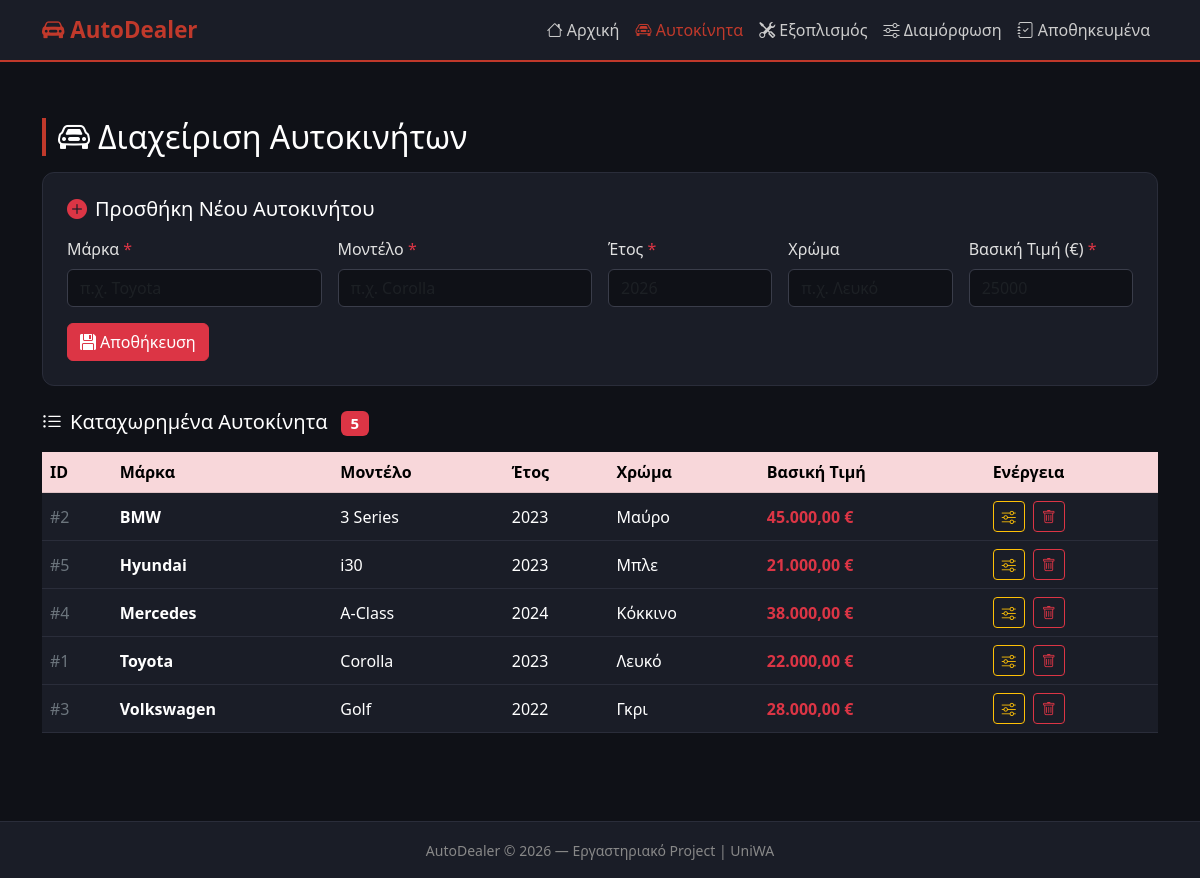
The app's page /cars.php with its own data.
### tables this page shows
CREATE TABLE IF NOT EXISTS cars (
    id          INT AUTO_INCREMENT PRIMARY KEY,
    brand       VARCHAR(50)    NOT NULL,
    model       VARCHAR(50)    NOT NULL,
    year        INT            NOT NULL,
    color       VARCHAR(30),
    base_price  DECIMAL(10,2)  NOT NULL,
    created_at  TIMESTAMP      DEFAULT CURRENT_TIMESTAMP
);

### cars.php (the view, shortened to what this page needs)
<?php
require_once 'db.php';
$cars = $conn->query("SELECT * FROM cars ORDER BY brand, model");
?>
<!DOCTYPE html>
<html lang="el">
<head>
    <link href="https://cdn.jsdelivr.net/npm/bootstrap@5.3.0/dist/css/bootstrap.min.css" rel="stylesheet">
    <link href="https://cdn.jsdelivr.net/npm/bootstrap-icons@1.11.0/font/bootstrap-icons.css" rel="stylesheet">
</head>
<body>
<nav class="navbar navbar-expand-lg navbar-dark">
  <div class="container">
    <a class="navbar-brand" href="index.php"><i class="bi bi-car-front-fill"></i> AutoDealer</a>
    <div class="collapse navbar-collapse" id="nav">
      <ul class="navbar-nav ms-auto">
        <li class="nav-item"><a class="nav-link" href="index.php"><i class="bi bi-house"></i> Αρχική</a></li>
        <li class="nav-item"><a class="nav-link active" href="cars.php"><i class="bi bi-car-front"></i> Αυτοκίνητα</a></li>
        <li class="nav-item"><a class="nav-link" href="equipment.php"><i class="bi bi-tools"></i> Εξοπλισμός</a></li>
        <li class="nav-item"><a class="nav-link" href="configurator.php"><i class="bi bi-sliders"></i> Διαμόρφωση</a></li>
        <li class="nav-item"><a class="nav-link" href="configurations.php"><i class="bi bi-journal-check"></i> Αποθηκευμένα</a></li>
      </ul>
    </div>
  </div>
</nav>
<div class="container py-4">
  <h2 class="section-title"><i class="bi bi-car-front me-2"></i>Διαχείριση Αυτοκινήτων</h2>
  <div class="card-form p-4 mb-4">
    <h5 class="text-white mb-3"><i class="bi bi-plus-circle-fill text-danger me-2"></i>Προσθήκη Νέου Αυτοκινήτου</h5>
    <form method="POST" novalidate>
      <div class="row g-3">
        <div class="col-md-3">
          <label class="form-label">Μάρκα <span class="text-danger">*</span></label>
          <input type="text" class="form-control" name="brand" placeholder="π.χ. Toyota" required>
        </div>
        <div class="col-md-3">
          <label class="form-label">Μοντέλο <span class="text-danger">*</span></label>
          <input type="text" class="form-control" name="model" placeholder="π.χ. Corolla" required>
        </div>
        <div class="col-md-2">
          <label class="form-label">Έτος <span class="text-danger">*</span></label>
          <input type="number" class="form-control" name="year"
                 min="1990" max="<?= date('Y')+1 ?>" placeholder="<?= date('Y') ?>" required>
        </div>
        <div class="col-md-2">
          <label class="form-label">Χρώμα</label>
          <input type="text" class="form-control" name="color" placeholder="π.χ. Λευκό">
        </div>
        <div class="col-md-2">
          <label class="form-label">Βασική Τιμή (€) <span class="text-danger">*</span></label>
          <input type="number" class="form-control" name="base_price"
                 min="1000" step="100" placeholder="25000" required>
        </div>
      </div>
      <div class="mt-3">
        <button type="submit" class="btn btn-danger">
          <i class="bi bi-floppy-fill me-1"></i>Αποθήκευση
        </button>
      </div>
    </form>
  </div>
  <h5 class="text-white mb-3">
    <i class="bi bi-list-ul me-2"></i>Καταχωρημένα Αυτοκίνητα
    <span class="badge bg-danger ms-2"><?= $cars->num_rows ?></span>
  </h5>
  <?php if ($cars->num_rows > 0): ?>
  <div class="table-responsive">
    <table class="table table-dark table-hover align-middle">
      <thead class="table-danger">
        <tr>
          <th>ID</th><th>Μάρκα</th><th>Μοντέλο</th><th>Έτος</th>
          <th>Χρώμα</th><th>Βασική Τιμή</th><th>Ενέργεια</th>
        </tr>
      </thead>
      <tbody>
        <?php while ($car = $cars->fetch_assoc()): ?>
        <tr>
          <td class="text-secondary">#<?= $car['id'] ?></td>
          <td class="fw-bold"><?= htmlspecialchars($car['brand']) ?></td>
          <td><?= htmlspecialchars($car['model']) ?></td>
          <td><?= $car['year'] ?></td>
          <td><?= htmlspecialchars($car['color'] ?: '—') ?></td>
          <td class="text-danger fw-bold"><?= number_format($car['base_price'],2,',','.') ?> €</td>
          <td>
            <a href="configurator.php?car_id=<?= $car['id'] ?>"
               class="btn btn-sm btn-outline-warning me-1" title="Διαμόρφωση">
              <i class="bi bi-sliders"></i>
            </a>
            <a href="cars.php?delete=<?= $car['id'] ?>"
               class="btn btn-sm btn-outline-danger"
               onclick="return confirm('Διαγραφή αυτοκινήτου <?= addslashes($car['brand'].' '.$car['model']) ?>;')"
               title="Διαγραφή">
              <i class="bi bi-trash"></i>
            </a>
          </td>
        </tr>
        <?php endwhile; ?>
      </tbody>
    </table>
  </div>
  <?php else: ?>
    <p class="text-secondary">Δεν υπάρχουν αυτοκίνητα. Προσθέστε το πρώτο παραπάνω.</p>
  <?php endif; ?>
</div>
<footer class="py-3 mt-5 text-center">
  <small>AutoDealer &copy; <?= date('Y') ?> — Εργαστηριακό Project | UniWA</small>
</footer>
</body>
</html>

### cars.php (style rules this page uses)
body { background:#0f1117; color:#e0e0e0; font-family:'Segoe UI',sans-serif; }
.navbar { background:#1a1d27 !important; border-bottom:2px solid #c0392b; }
.navbar-brand { color:#c0392b !important; font-weight:700; font-size:1.4rem; }
.nav-link { color:#ccc !important; }
.nav-link:hover, .nav-link.active { color:#c0392b !important; }
.card-form { background:#1a1d27; border:1px solid #2a2d3a; border-radius:12px; }
.form-control, .form-select { background:#0f1117; border:1px solid #3a3d4a; color:#e0e0e0; }
.section-title { color:#fff; border-left:4px solid #c0392b; padding-left:12px; margin:2rem 0 1rem; }
.table-dark { --bs-table-bg:#1a1d27; --bs-table-border-color:#2a2d3a; }
footer { background:#1a1d27; border-top:1px solid #2a2d3a; color:#888; }

### records on screen
cars: id "2", brand "BMW", model "3 Series", year "2023", color "Μαύρο", base_price "45.000,00"
cars: id "5", brand "Hyundai", model "i30", year "2023", color "Μπλε", base_price "21.000,00"
cars: id "4", brand "Mercedes", model "A-Class", year "2024", color "Κόκκινο", base_price "38.000,00"
cars: id "1", brand "Toyota", model "Corolla", year "2023", color "Λευκό", base_price "22.000,00"
cars: id "3", brand "Volkswagen", model "Golf", year "2022", color "Γκρι", base_price "28.000,00"

### other values on screen
$cars->num_rows "5"
